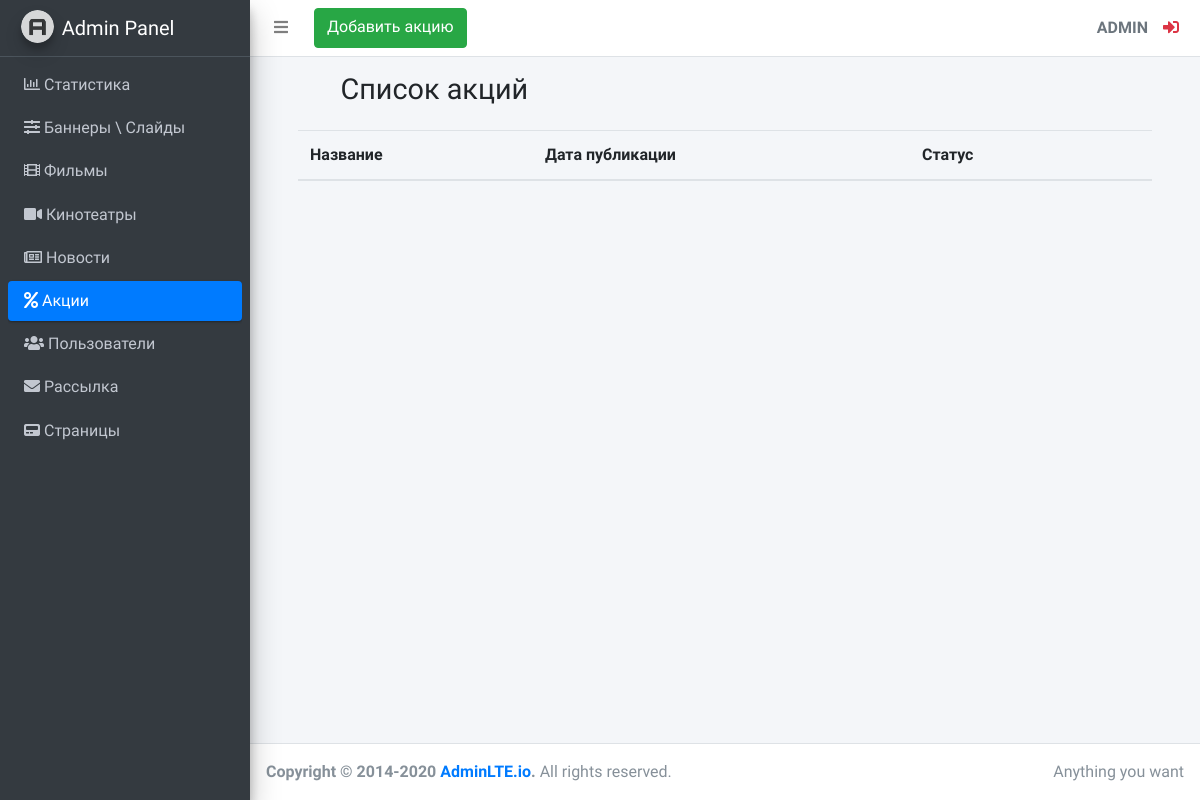
The page /adminLte/promotion/list (signed in) on the database as committed earlier.
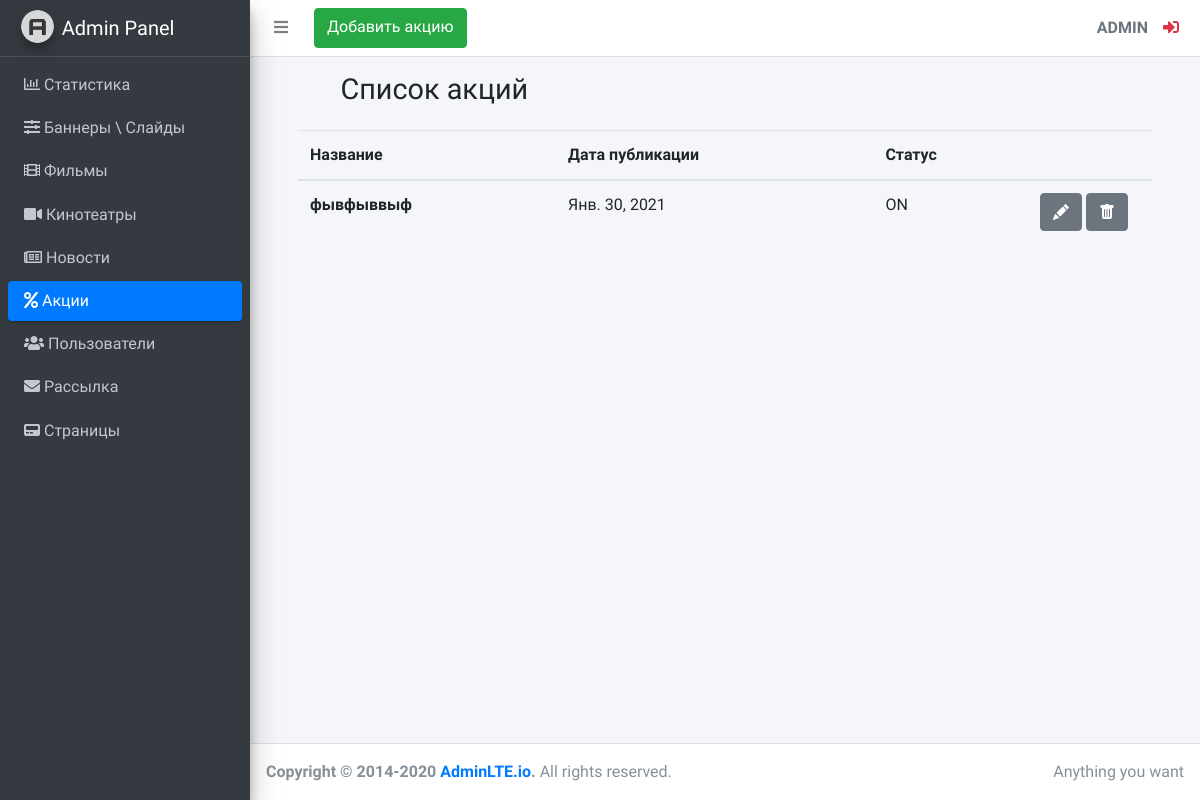
The same page on the database as committed later.
### KinoSite/apps/adminLte/models.py (models this page shows, shortened)
class Promotion(models.Model):
    STATUS = (
        ('ON', 'Active'),
        ('OFF', 'Inactive'),
    )
    promo_name = models.CharField(max_length=255, verbose_name='Название акции')
    promo_description = models.TextField(verbose_name='Описание акции')
    promo_main_image = models.ImageField(verbose_name='Логотип акции', upload_to='images/promotion/logo/')
    promo_image1 = models.ImageField(verbose_name='Первое изображение', upload_to='images/promotion/')
    promo_image2 = models.ImageField(verbose_name='Второе изображение', upload_to='images/promotion/')
    promo_image3 = models.ImageField(verbose_name='Третее изображение', upload_to='images/promotion/')
    promo_image4 = models.ImageField(verbose_name='Четвёртое изображение', upload_to='images/promotion/')
    promo_image5 = models.ImageField(verbose_name='Пятое изображение', upload_to='images/promotion/')
    promo_url = models.URLField(verbose_name='Ссылка на акцию', null=True)
    promo_published_date = models.DateField(verbose_name='Дата публикации акции')
    promo_status = models.CharField(verbose_name='',  max_length=3, choices=STATUS) #пустой вербоус нейм, конфликт с crispy forms

### KinoSite/apps/adminLte/services.py (the view)
    def proxy(request, pk=None):
        u = request.user
        if u.is_authenticated:
            if u.is_superuser:
                if not have_pk:
                    return func(request)
                else:
                    return func(request, pk)
            else:
                return redirect('public_index')
        else:
            return redirect('admin_login')

### KinoSite/apps/adminLte/services.py (called while the page is built)
def admin_views_proxy(func, have_pk=False):
    def proxy(request, pk=None):
        u = request.user
        if u.is_authenticated:
            if u.is_superuser:
                if not have_pk:
                    return func(request)
                else:
                    return func(request, pk)
            else:
                return redirect('public_index')
        else:
            return redirect('admin_login')
    return proxy

    @staticmethod
    def model_list(model_sender):
        return model_sender.objects.all()

### KinoSite/apps/adminLte/views.py (called while the page is built)
def promotion_list(request):
    promotions = services.Get.model_list(models.Promotion)
    return render(request, 'adminLte/promotion/promotion_list.html', {'promotions': promotions})

### KinoSite/templates/adminLte/promotion/promotion_list.html (shortened to what this page needs)
{% extends 'adminLte/base.html' %}
{% block promotion %}
    <li class="nav-item">
        <a href="{% url 'admin_promotion_list' %}" class="nav-link active">
              <i class="fas fa-percent"></i>
              <p>
                  Акции
              </p>
        </a>
    </li>
{% endblock %}
{% block content_title %}
    <h1 class="m-0">Список акций</h1>
{% endblock %}
{% block navbar_item %}
<a class="btn btn-success" href="{% url 'admin_promotion_form' %}">Добавить акцию</a>
{% endblock %}
{% block main_content %}
        <table class="table">
            <thead>
                <tr>
                    <th scope="col">Название</th>
                    <th scope="col">Дата публикации</th>
                    <th scope="col">Статус</th>
                    <th scope="col"></th>
                </tr>
            </thead>
                <tbody>
                    {% for el in promotions %}
                    <tr>
                        <th scope="row">{{ el.promo_name }}</th>
                            <td>{{ el.promo_published_date }}</td>
                            <td>{{ el.promo_status }}</td>
                            <td style="width: 124px">
                                <a class="btn btn-secondary" href="{% url 'admin_promotion_edit' pk=el.pk %}" role="button">
                                </a>
                                <a class="btn btn-secondary" href="{% url 'admin_promotion_delete' pk=el.pk %}" role="button">
                                </a>
                            </td>
                    </tr>
                    {% endfor %}
                </tbody>
        </table>
{% endblock %}

Rows that differ between the two databases and show on the page:
added Promotion: promo_name "фывфыввыф", promo_published_date "Янв. 30, 2021", promo_status "ON"
